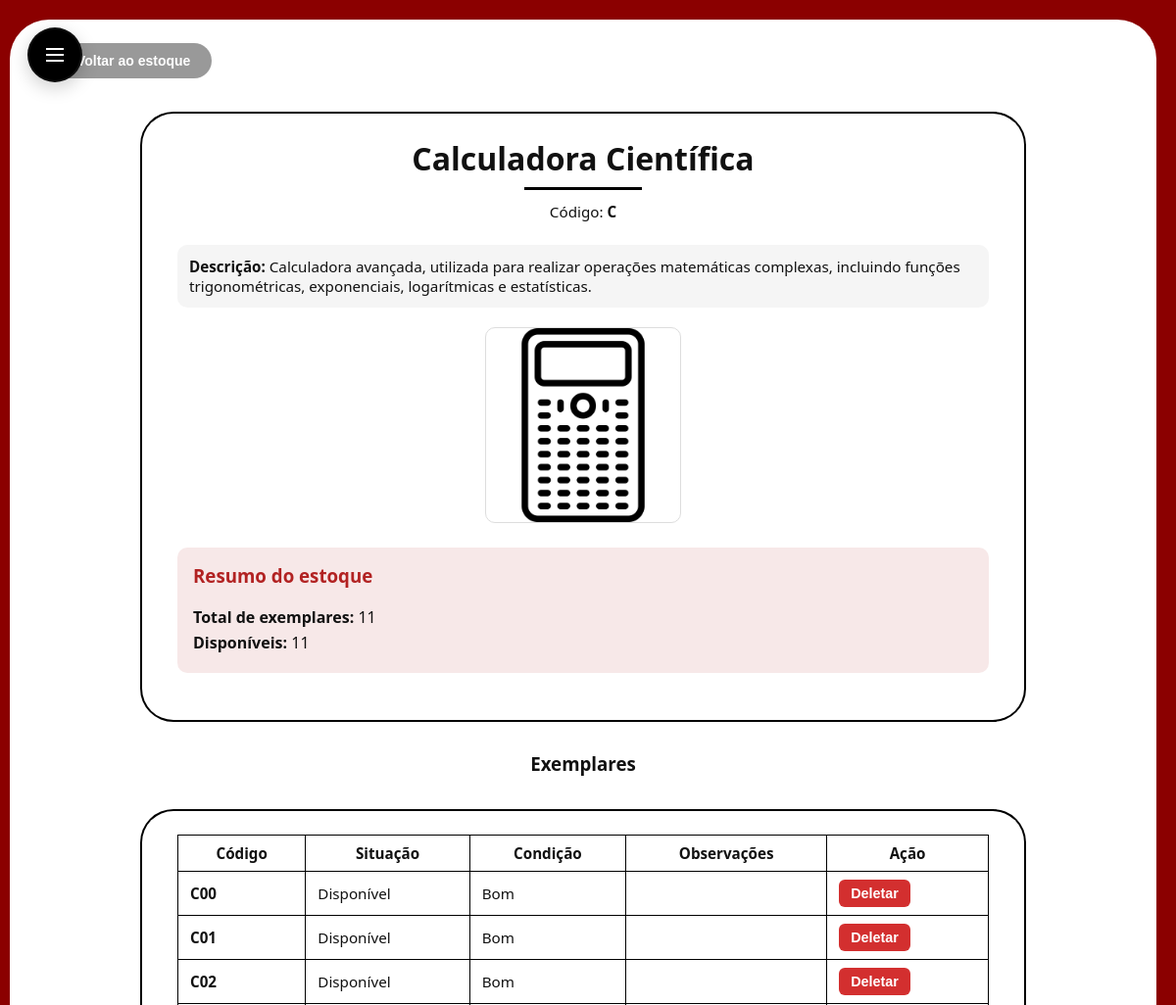
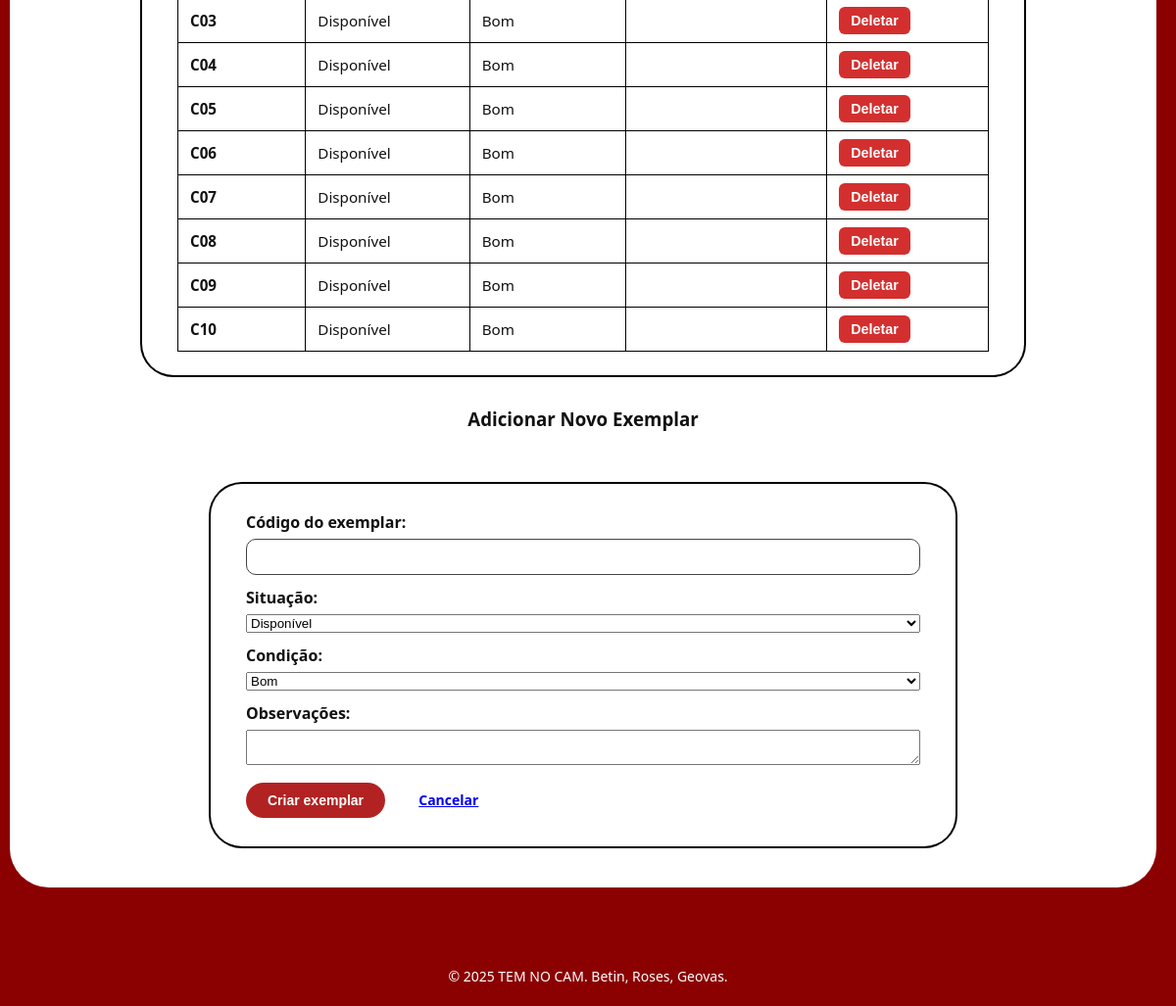
/gestao/estoque/item/2/ (signed in), run on the app's committed database (2 pictures, top to bottom).
### core/models.py (models this page shows, shortened)
class Item(models.Model):
    nome = models.CharField(
        max_length=255,
        verbose_name='Nome do tipo de item'
    )
    codigo_tipo = models.CharField(
        max_length=20,
        unique=True,
        verbose_name='Código do tipo',
    )
    descricao = models.TextField(
        blank=True,
        verbose_name='Descrição',
        help_text='Detalhes do item (tamanho, uso, observações gerais).'
    )
    imagem = models.ImageField(
        upload_to='itens/',
        blank=True,
        null=True,
        verbose_name='Imagem do item'
    )

class Exemplar(models.Model):
    class Situacao(models.TextChoices):
        DISPONIVEL = 'Disponivel', 'Disponível'
        RESERVADO = 'Reservado', 'Reservado'
        EM_MANUTENCAO = 'Em manutencao', 'Em manutenção'
    class Condicao(models.TextChoices):
        BOM = 'Bom', 'Bom'
        DEFEITUOSO = 'Defeituoso', 'Defeituoso'
    item = models.ForeignKey(
        Item,
        on_delete=models.CASCADE,
        related_name='exemplares',
        verbose_name='Tipo de item',
    )
    codigo_exemplar = models.CharField(
        max_length=30,
        unique=True,
        verbose_name='Código do exemplar',
    )
    situacao = models.CharField(
        max_length=20,
        choices=Situacao.choices,
        default=Situacao.DISPONIVEL,
        verbose_name='Situação',
    )
    condicao = models.CharField(
        max_length=20,
        choices=Condicao.choices,
        default=Condicao.BOM,
        verbose_name='Condição',
    )
    observacoes = models.TextField(
        blank=True,
        verbose_name='Observações',
    )

### core/views.py (the view)
# urls.py: path('gestao/estoque/item/<int:item_id>/', views.detalhe_item_estoque, name='detalhe_item_estoque'),
@login_required
@diretoria_required
def detalhe_item_estoque(request, item_id):
    item = get_object_or_404(Item, pk=item_id)
    exemplares = item.exemplares.all()
    if request.method == 'POST':
        if 'criar_exemplar' in request.POST:
            form = NovoExemplarForm(request.POST)
            if form.is_valid():
                exemplar = form.save(commit=False)
                exemplar.item = item
                exemplar.save()
                messages.success(request, 'Exemplar criado com sucesso.')
                return redirect('core:detalhe_item_estoque', item_id=item.id)
        elif 'deletar_exemplar' in request.POST:
            exemplar_id = request.POST.get('exemplar_id')
            exemplar = get_object_or_404(Exemplar, pk=exemplar_id, item=item)
            exemplar.delete()
            messages.success(request, 'Exemplar deletado com sucesso.')
            return redirect('core:detalhe_item_estoque', item_id=item.id)
    else:
        form = NovoExemplarForm()
    contexto = {
        'item': item,
        'exemplares': exemplares,
        'form': form,
    }
    return render(request, 'core/detalhe_item_estoque.html', contexto)

### core/forms.py (shortened to what this page needs)
class NovoExemplarForm(forms.ModelForm):
    class Meta:
        model = Exemplar
        fields = ['codigo_exemplar', 'situacao', 'condicao', 'observacoes']
        labels = {
            'codigo_exemplar': 'Código do exemplar',
            'situacao': 'Situação',
            'condicao': 'Condição',
            'observacoes': 'Observações',
        }
        widgets = {
            'observacoes': forms.Textarea(attrs={'rows': 2}),
        }

### core/templates/core/detalhe_item_estoque.html (shortened to what this page needs)
{% extends "core/base.html" %}
{% load static %}
{% block content %}
<div style="margin-bottom: 20px;">
  <a href="{% url 'core:modificar_estoque' %}" style="text-decoration: none;">
    <button class="btn" style="background: #999; color: #fff;">← Voltar ao estoque</button>
  </a>
</div>
<div class="reservas-wrapper">
  <div class="reservas-card">
    <h2 class="reservas-title">{{ item.nome }}</h2>
    <div class="reservas-subtitle">Código: <strong>{{ item.codigo_tipo }}</strong></div>
    {% if item.descricao %}
      <div style="margin-bottom: 20px; padding: 12px; background: rgba(0,0,0,0.04); border-radius: 10px; font-size: 0.95rem;">
        <strong>Descrição:</strong> {{ item.descricao }}
      </div>
    {% endif %}
    {% if item.imagem %}
      <div style="margin-bottom: 20px; text-align: center;">
        <img src="{{ item.imagem.url }}"
             alt="{{ item.nome }}"
             style="max-width: 200px; height: auto; border-radius: 10px; border: 1px solid #ddd;">
      </div>
    {% endif %}
    <div style="margin-bottom: 24px; padding: 16px; background: rgba(180, 34, 34, 0.1); border-radius: 10px;">
      <h3 style="margin-top: 0; color: #b22222;">Resumo do estoque</h3>
      <p style="margin: 4px 0;"><strong>Total de exemplares:</strong> {{ exemplares.count }}</p>
      <p style="margin: 4px 0;"><strong>Disponíveis:</strong> {{ exemplares|dictsort:"situacao"|length }}</p>
    </div>
  </div>
</div>
<h3 style="text-align: center; margin: 32px 0 20px 0;">Exemplares</h3>
{% if exemplares %}
  <div class="reservas-wrapper">
    <div class="reservas-card">
      <div class="reservas-table-wrapper">
        <table class="reservas-table">
          <thead>
            <tr>
              <th>Código</th>
              <th>Situação</th>
              <th>Condição</th>
              <th>Observações</th>
              <th>Ação</th>
            </tr>
          </thead>
          <tbody>
            {% for exemplar in exemplares %}
              <tr>
                <td><strong>{{ exemplar.codigo_exemplar }}</strong></td>
                <td>{{ exemplar.get_situacao_display }}</td>
                <td>{{ exemplar.get_condicao_display }}</td>
                <td>{{ exemplar.observacoes|truncatewords:10 }}</td>
                <td>
                  <form method="post" style="display: inline;">
                    <button type="submit" name="deletar_exemplar" class="btn" style="background: #d32f2f; color: #fff; padding: 6px 12px; font-size: 0.9rem; border: none; cursor: pointer; border-radius: 6px;">Deletar</button>
                  </form>
                </td>
              </tr>
            {% endfor %}
          </tbody>
        </table>
      </div>
    </div>
  </div>
{% else %}
  <div style="text-align: center; color: #999; padding: 40px 20px;">
    <p>Nenhum exemplar cadastrado para este item.</p>
  </div>
{% endif %}
<h3 style="text-align: center; margin: 32px 0 20px 0;">Adicionar Novo Exemplar</h3>
<div class="reservas-wrapper">
  <div class="reservas-card editar-card">
    <form method="post" class="editar-form">
      <div class="form-row">
        {{ form.codigo_exemplar.label_tag }}
        {{ form.codigo_exemplar }}
      </div>
      <div class="form-row">
        {{ form.situacao.label_tag }}
        {{ form.situacao }}
      </div>
      <div class="form-row">
        {{ form.condicao.label_tag }}
        {{ form.condicao }}
      </div>
      <div class="form-row">
        {{ form.observacoes.label_tag }}
        {{ form.observacoes }}
      </div>
      <div style="margin-top: 16px;">
        <button type="submit" name="criar_exemplar" class="btn btn-primary">Criar exemplar</button>
        <a href="{% url 'core:modificar_estoque' %}" class="btn" style="margin-left: 8px;">Cancelar</a>
      </div>
    </form>
  </div>
</div>
{% endblock %}

### static/core/style.css (style rules this page uses)
:root { --cor-fundo: #8b0000; --cor-card: #ffffff; --cor-texto: #111111; --cor-menu-bg: #ffffff; --cor-menu-ativo: #b22222; --cor-menu-ativo-texto: #ffffff; --cor-menu-link: #111111; --cor-botao: #b22222; --cor-botao-texto: #ffffff; --raio-card: 40px; --fonte: "Segoe UI", system-ui, -apple-system, BlinkMacSystemFont, sans-serif; }
* { box-sizing: border-box; }
body { margin: 0; padding: 0; font-family: var(--fonte); background: var(--cor-fundo); color: var(--cor-texto); }
.btn { display: inline-block; padding: 10px 22px; border-radius: 999px; border: none; cursor: pointer; font-weight: 600; font-size: 14px; }
.btn-primary { background: var(--cor-botao); color: var(--cor-botao-texto); }
:root { --sidebar-width: 260px; --sidebar-contracted-width: 56px; --sidebar-transition-duration: 0.34s; --sidebar-transition-ease: cubic-bezier(.2,.9,.3,1); }
.reservas-wrapper { display: flex; justify-content: center; align-items: flex-start; padding-top: 16px; }
.reservas-card { background: var(--cor-card); border-radius: 32px; padding: 24px 36px; max-width: 900px; width: 100%; box-shadow: 0 0 0 2px #000; }
.reservas-title { text-align: center; font-size: 2rem; font-weight: 700; margin: 0 0 8px 0; }
.reservas-title::after { content: ""; display: block; width: 120px; height: 3px; background: #000; margin: 8px auto 0 auto; }
.reservas-subtitle { text-align: center; margin-top: 12px; margin-bottom: 24px; font-size: 0.95rem; }
.reservas-table-wrapper { overflow-x: auto; }
.reservas-table { width: 100%; border-collapse: collapse; font-size: 0.95rem; }
.reservas-table th, .reservas-table td { border: 1px solid #000; padding: 8px 12px; }
.reservas-table th { font-weight: 700; }
.editar-card { background: var(--cor-card); border-radius: 32px; padding: 28px 36px; max-width: 760px; width: 100%; box-shadow: 0 0 0 2px #000; margin: 18px auto; }
.editar-form .form-row { display: flex; flex-direction: column; align-items: stretch; margin-bottom: 12px; }
.editar-form label { font-weight: 700; margin-bottom: 6px; }
.editar-form input[type="text"], .editar-form input[type="email"], .editar-form input[type="tel"], .editar-form input[type="number"] { padding: 10px 14px; border-radius: 10px; border: 1px solid #444; background: transparent; color: inherit; }

### data on the page
Item: nome "Calculadora Científica", codigo_tipo "C", descricao "Calculadora avançada, utilizada para realizar operações matemáticas complexas, incluindo funções trigonométricas, exponenciais, logarítmicas e estatísticas.", imagem (picture), count "11"
Exemplar: codigo_exemplar "C00", situacao "Disponível", condicao "Bom"
Exemplar: codigo_exemplar "C01", situacao "Disponível", condicao "Bom"
Exemplar: codigo_exemplar "C02", situacao "Disponível", condicao "Bom"
Exemplar: codigo_exemplar "C03", situacao "Disponível", condicao "Bom"
Exemplar: codigo_exemplar "C04", situacao "Disponível", condicao "Bom"
Exemplar: codigo_exemplar "C05", situacao "Disponível", condicao "Bom"
Exemplar: codigo_exemplar "C06", situacao "Disponível", condicao "Bom"
Exemplar: codigo_exemplar "C07", situacao "Disponível", condicao "Bom"
Exemplar: codigo_exemplar "C08", situacao "Disponível", condicao "Bom"
Exemplar: codigo_exemplar "C09", situacao "Disponível", condicao "Bom"
Exemplar: codigo_exemplar "C10", situacao "Disponível", condicao "Bom"

### other printed values
{{ exemplares|dictsort:"situacao"|length }} "11"
